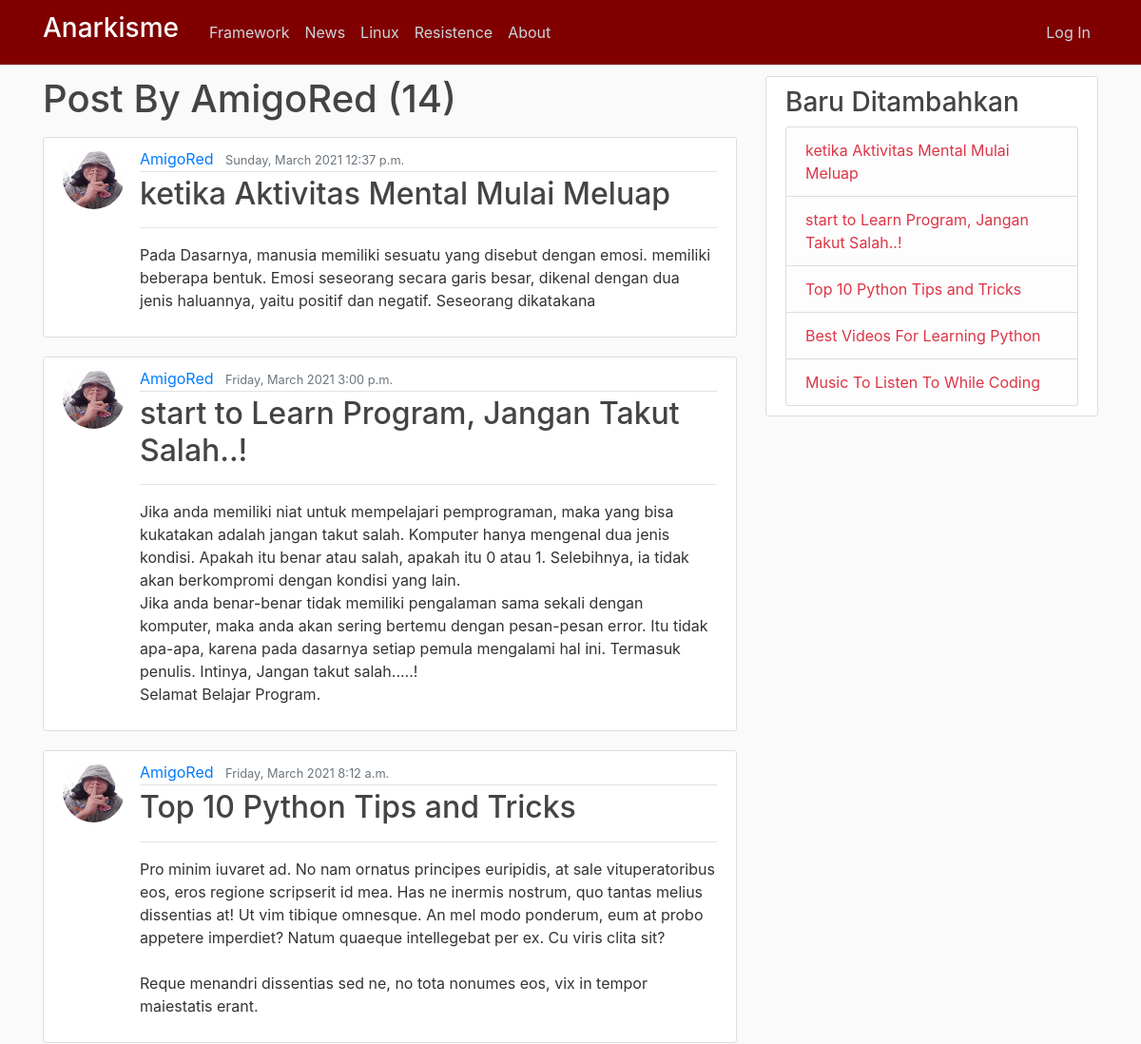
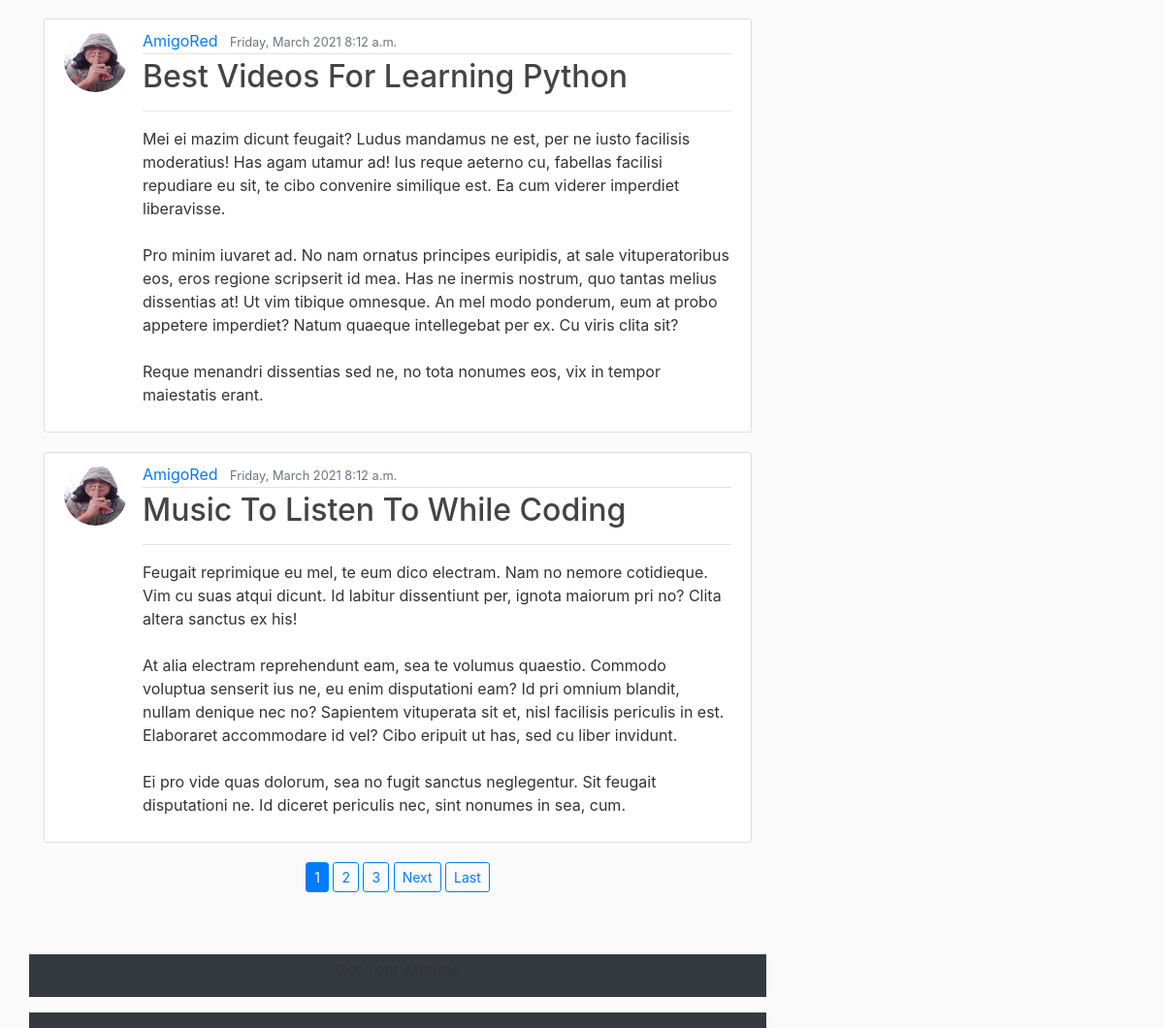
The page /user/AmigoRed on the database its author committed (2 pictures, top to bottom).
### blog/models.py (models this page shows, shortened)
class Post(models.Model):
	title = models.CharField(max_length=100)
	content = models.TextField()
	url = models.CharField(max_length=50,default='SOME STRING')
	isi = RichTextField(blank=True,null=True)
	tanggal = models.DateTimeField(auto_now_add=timezone.now)
	author = models.ForeignKey(User, on_delete=models.CASCADE)

### users/models.py (models this page shows, shortened)
class Profile(models.Model):
	user = models.OneToOneField(User, on_delete=models.CASCADE)
	image = models.ImageField(default='default.jpg',upload_to='profile_pics')

### blog/views.py (the view)
# urls.py: path('user/<str:username>',UserPostListView.as_view(), name='user-post'),
class UserPostListView(ListView):
	model = Post
	template_name = 'blog/user_post.html'
	context_object_name = 'kirim'
	paginate_by = 5
	def get_queryset(self):
		user = get_object_or_404(User, username=self.kwargs.get('username'))
		return Post.objects.filter(author=user).order_by('-tanggal')

### blog/templates/blog/user_post.html (shortened to what this page needs)
{% extends "blog/base.html" %}
{% block content %}
    <h1 class="mb-3">Post By {{ view.kwargs.username }} ({{ page_obj.paginator.count }})</h1>
    {% for tampil in kirim %}
        <article class="media content-section">
          <img class="rounded-circle article-img" src="{{ tampil.author.profile.image.url }}" alt="">
          <div class="media-body">
            <div class="article-metadata">
              <a class="mr-2" href="{% url 'user-post' tampil.author.username %}">{{tampil.author}}</a>
              <small class="text-muted">{{tampil.tanggal|date:'l, F Y g:i a'}}</small>
            </div>
            <h2><a class="article-title" href="{% url 'post-detail' tampil.id %}">{{tampil.title}}</a></h2>
            <hr>
            <p class="article-content">{{tampil.content}}</p>
          </div>
        </article>
    {% endfor %}
    <div class="row">
      <div class="col-md text-center mb-5">
        {% if is_paginated %}
          {% for num in page_obj.paginator.page_range %}
            {% if page_obj.number == num %}
              <a class="btn btn-primary btn-sm mb-3" href="?page={{ num }}">{{ num }}</a>
            {% elif num > page_obj.number|add:'-3' and num < page_obj.number|add:'3' %}
              <a class="btn btn-outline-primary btn-sm mb-3" href="?page={{ num }}">{{ num }}</a>
            {% endif %}
          {% endfor %}
          {% if page_obj.has_next %}
            <a class="btn btn-outline-primary btn-sm mb-3" href="?page={{ page_obj.next_page_number }}">Next</a>
            <a class="btn btn-outline-primary btn-sm mb-3" href="?page={{ page_obj.paginator.num_pages }}">Last</a>
          {% endif %}
        {% endif %}
      </div>
      <div class="col-md-12 mb-3 pt-1 bg-dark text-center">
              <p>Get Your Attitude</p>
            </div>
    </div>
    <div class="row pt-3 bg-dark">
          </div>
{% endblock content %}

### blog/templates/blog/base.html (shortened to what this page needs)
{% load static %}
<!DOCTYPE html>
<html>
<head>
    <link rel="stylesheet" href="https://maxcdn.bootstrapcdn.com/bootstrap/4.0.0/css/bootstrap.min.css">
    <link rel="stylesheet" type="text/css" href="{% static 'blog/main.css' %}">
</head>
<body>
    <header class="site-header">
      <nav class="navbar navbar-expand-md navbar-dark bg-steel fixed-top">
        <div class="container">
          <a class="navbar-brand mr-4" href="{% url 'blog-home' %}"><h3 class="text-white">Anarkisme</h3></a>
          <div class="collapse navbar-collapse" id="navbarToggle">
            <div class="navbar-nav mr-auto">
              <a class="nav-item nav-link" href="#">Framework</a>
              <a class="nav-item nav-link" href="#">News</a>
              <a class="nav-item nav-link" href="#">Linux</a>
              <a class="nav-item nav-link" href="#">Resistence</a>
              <a class="nav-item nav-link" href="{% url 'blog-about' %}">About</a>
            </div>
            <div class="navbar-nav">
              {% if user.is_authenticated %}
              <a class="nav-item nav-link text-info" href="{% url 'post-create' %}">New Post</a>
              <a class="nav-item nav-link" href="{% url 'profile' %}">Profile</a>
              <a class="nav-item nav-link" href="{% url 'logout' %}">Log Out</a>
              {% else %}
              <a class="nav-item nav-link" href="{% url 'login' %}">Log In</a>
              {% endif %}
            </div>
          </div>
        </div>
      </nav>
    </header>
    <main role="main" class="container">
      <div class="row">
        <div class="col-md-8">
          {% block content %}{% endblock %}
        </div>
        <div class="col-md-4">
          <div class="content-section">
            <h3>Baru Ditambahkan</h3>
              <ul class="list-group">
                {% for baru in kirim %}
                <li class="list-group-item list-group-item-light"><a class="text-danger" href="{% url 'post-detail' baru.id %}">{{baru.title}}</a></li>
                {% endfor %}
              </ul>
          </div>
        </div>
      </div>
    </main>
    <header class="site-header">
      <nav class="navbar navbar-expand-md navbar-dark bg-steel fixed-top">
        <div class="container">
          <a class="navbar-brand mr-4" href="{% url 'blog-home' %}"><h3 class="text-white">Anarkisme</h3></a>
          <div class="collapse navbar-collapse" id="navbarToggle">
            <div class="navbar-nav mr-auto">
              <a class="nav-item nav-link" href="#">Framework</a>
              <a class="nav-item nav-link" href="#">News</a>
              <a class="nav-item nav-link" href="#">Linux</a>
              <a class="nav-item nav-link" href="#">Resistence</a>
              <a class="nav-item nav-link" href="{% url 'blog-about' %}">About</a>
            </div>
            <div class="navbar-nav">
              {% if user.is_authenticated %}
              <a class="nav-item nav-link text-info" href="{% url 'post-create' %}">New Post</a>
              <a class="nav-item nav-link" href="{% url 'profile' %}">Profile</a>
              <a class="nav-item nav-link" href="{% url 'logout' %}">Log Out</a>
              {% else %}
              <a class="nav-item nav-link" href="{% url 'login' %}">Log In</a>
              {% endif %}
            </div>
          </div>
        </div>
      </nav>
    </header>
  </body>
</html>

### blog/static/blog/main.css (style rules this page uses)
body { background: #fafafa; color: #333333; margin-top: 5rem; }
h1, h2, h3, h4, h5, h6 { color: #444444; }
ul { margin: 0; }
.bg-steel { background-color: maroon; }
.site-header .navbar-nav .nav-link { color: #cbd5db; }
.content-section { background: #ffffff; padding: 10px 20px; border: 1px solid #dddddd; border-radius: 3px; margin-bottom: 20px; }
.article-title { color: #444444; }
.article-content { white-space: pre-line; }
.article-img { height: 65px; width: 65px; margin-right: 16px; }
.article-metadata { padding-bottom: 1px; margin-bottom: 4px; border-bottom: 1px solid #e3e3e3 }

### rows shown on the page
Post: author.profile.image (picture), author "AmigoRed", tanggal "Sunday, March 2021 12:37 p.m.", title "ketika Aktivitas Mental Mulai Meluap", content "Pada Dasarnya, manusia memiliki sesuatu yang disebut dengan emosi. memiliki beberapa bentuk. Emosi seseorang secara garis besar, dikenal dengan dua jenis haluannya, yaitu positif dan negatif. Seseorang dikatakana"
Post: author.profile.image (picture), author "AmigoRed", tanggal "Friday, March 2021 3:00 p.m.", title "start to Learn Program, Jangan Takut Salah..!", content "Jika anda memiliki niat untuk mempelajari pemprograman, maka yang bisa kukatakan adalah jangan takut salah. Komputer hanya mengenal dua jenis kondisi. Apakah itu benar atau salah, apakah itu 0 atau 1. Selebihnya, ia tidak akan berkompromi dengan kondisi yang lain. Jika anda benar-benar tidak memiliki pengalaman sama sekali dengan komputer, maka anda akan sering bertemu dengan pesan-pesan error. Itu tidak apa-apa, karena pada dasarnya setiap pemula mengalami hal ini. Termasuk penulis. Intinya, Jangan takut salah.....! Selamat Belajar Program."
Post: author.profile.image (picture), author "AmigoRed", tanggal "Friday, March 2021 8:12 a.m.", title "Top 10 Python Tips and Tricks", content "Pro minim iuvaret ad. No nam ornatus principes euripidis, at sale vituperatoribus eos, eros regione scripserit id mea. Has ne inermis nostrum, quo tantas melius dissentias at! Ut vim tibique omnesque. An mel modo ponderum, eum at probo appetere imperdiet? Natum quaeque intellegebat per ex. Cu viris clita sit? Reque menandri dissentias sed ne, no tota nonumes eos, vix in tempor maiestatis erant."
Post: author.profile.image (picture), author "AmigoRed", tanggal "Friday, March 2021 8:12 a.m.", title "Best Videos For Learning Python", content "Mei ei mazim dicunt feugait? Ludus mandamus ne est, per ne iusto facilisis moderatius! Has agam utamur ad! Ius reque aeterno cu, fabellas facilisi repudiare eu sit, te cibo convenire similique est. Ea cum viderer imperdiet liberavisse. Pro minim iuvaret ad. No nam ornatus principes euripidis, at sale vituperatoribus eos, eros regione scripserit id mea. Has ne inermis nostrum, quo tantas melius dissentias at! Ut vim tibique omnesque. An mel modo ponderum, eum at probo appetere imperdiet? Natum quaeque intellegebat per ex. Cu viris clita sit? Reque menandri dissentias sed ne, no tota nonumes eos, vix in tempor maiestatis erant."
Post: author.profile.image (picture), author "AmigoRed", tanggal "Friday, March 2021 8:12 a.m.", title "Music To Listen To While Coding", content "Feugait reprimique eu mel, te eum dico electram. Nam no nemore cotidieque. Vim cu suas atqui dicunt. Id labitur dissentiunt per, ignota maiorum pri no? Clita altera sanctus ex his! At alia electram reprehendunt eam, sea te volumus quaestio. Commodo voluptua senserit ius ne, eu enim disputationi eam? Id pri omnium blandit, nullam denique nec no? Sapientem vituperata sit et, nisl facilisis periculis in est. Elaboraret accommodare id vel? Cibo eripuit ut has, sed cu liber invidunt. Ei pro vide quas dolorum, sea no fugit sanctus neglegentur. Sit feugait disputationi ne. Id diceret periculis nec, sint nonumes in sea, cum."

### other values the page prints
{{ view.kwargs.username }} "AmigoRed"
{{ page_obj.paginator.count }} "14"
{{ num }} "1"
{{ num }} "2" "3"
